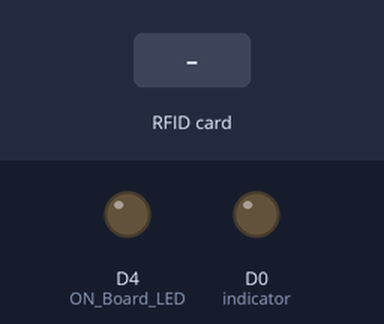
Bench run of a sketch on a simulated ESP8266 (NodeMCU). Shown: output pins drawn as LEDs (lit = HIGH). The inputs (shaded band) are chosen by the test bench. WiFi joins after 1.5 s; servers stay silent unless stated; uploads are accepted with an empty reply; what the sketch prints to the serial monitor is not drawn.

Above: at 0.0 s.
At 3.7 s:
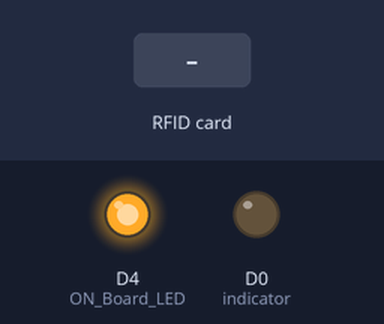
3.8 s: RFID card 5E 7A 19 C4 held to the reader
At 5.9 s:
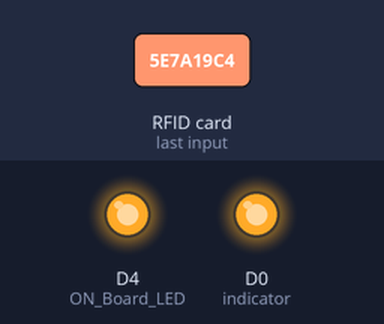
Timing chart, 0 to 7.7 s (numbered marks = the images above; inputs shaded):
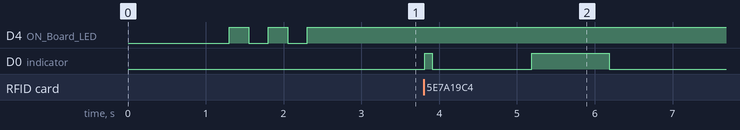

Measured:
- after the input at 3.8 s, D0 (indicator): LOW → HIGH at once, → LOW 0.10 s later, → HIGH 1.3 s later, → LOW 1.0 s later

The sketch:

book_tracker.ino
```cpp
#include <ESP8266WiFi.h>
#include <WiFiClientSecure.h>
#include <SPI.h>
#include <MFRC522.h>

// RFIDa

#define indicator D0
#define RST_PIN   D3     // Reset pin
#define SS_PIN    D8     // Slave Select pin

MFRC522 mfrc522(SS_PIN, RST_PIN);  // Create MFRC522 instance
String scannedUID = "";  // Variable to hold the scanned UID

// RFID END

#define ON_Board_LED 2  //--> Defining an On Board LED, used for indicators when the process of connecting to a wifi router

const char* ssid = "Bachelors Base"; //--> Your wifi name or SSID.
const char* password = "bananparina69"; //--> Your wifi password.


//----------------------------------------Host & httpsPort
const char* host = "script.google.com";
const int httpsPort = 443;
//----------------------------------------

WiFiClientSecure client; //--> Create a WiFiClientSecure object.

String GAS_ID = "AKfycbyWRutvqboMTeVSIZmYodkyy4Dx_HA3H56XzdF19sjkS2aepJYqT6o7Ox_9IiPsvpvk"; //--> spreadsheet script ID

void setup() {
  // Indicator
  pinMode(indicator, OUTPUT);

  // RFID
  Serial.begin(115200);
  SPI.begin();     // Initialize SPI bus
  mfrc522.PCD_Init();  // Initialize MFRC522
  Serial.println("MFRC522 initialized");


  // put your setup code here, to run once:
  Serial.begin(115200);
  delay(500);

  delay(500);

  WiFi.begin(ssid, password); //--> Connect to your WiFi router
  Serial.println("");

  pinMode(ON_Board_LED,OUTPUT); //--> On Board LED port Direction output
  digitalWrite(ON_Board_LED, HIGH); //--> Turn off Led On Board

  //----------------------------------------Wait for connection
  Serial.print("Connecting");
  while (WiFi.status() != WL_CONNECTED) {
    Serial.print(".");
    //----------------------------------------Make the On Board Flashing LED on the process of connecting to the wifi router.
    digitalWrite(ON_Board_LED, LOW);
    delay(250);
    digitalWrite(ON_Board_LED, HIGH);
    delay(250);
    //----------------------------------------
  }
  //----------------------------------------
  digitalWrite(ON_Board_LED, HIGH); //--> Turn off the On Board LED when it is connected to the wifi router.
  Serial.println("");
  Serial.print("Successfully connected to : ");
  Serial.println(ssid);
  Serial.print("IP address: ");
  Serial.println(WiFi.localIP());
  Serial.println();
  //----------------------------------------

  client.setInsecure();
}

void loop() {

  if (mfrc522.PICC_IsNewCardPresent() && mfrc522.PICC_ReadCardSerial()) {
    Serial.println("Card detected!");

    // blink 100ms
    digitalWrite(indicator, HIGH);
    delay(100);
    digitalWrite(indicator, LOW);


    Serial.print("UID Length: ");
    Serial.print(mfrc522.uid.size, DEC);
    Serial.println(" bytes");

    scannedUID = "";  // Clear the previous scanned UID
    for (byte i = 0; i < mfrc522.uid.size; i++) {
      scannedUID += mfrc522.uid.uidByte[i] < 0x10 ? "0" : "";
      scannedUID += String(mfrc522.uid.uidByte[i], HEX);
    }

    Serial.print("Scanned UID: ");
    Serial.println(scannedUID);

    sendData(scannedUID);

    mfrc522.PICC_HaltA();     // Halt PICC
    mfrc522.PCD_StopCrypto1(); // Stop encryption on PCD
  }
}

void sendData(String str) {
  Serial.println("==========");
  Serial.print("connecting to ");
  Serial.println(host);

  //----------------------------------------Connect to Google host
  if (!client.connect(host, httpsPort)) {
    Serial.println("connection failed");
    return;
  }
  //----------------------------------------

  String url = "/macros/s/" + GAS_ID + "/exec?shelf=1&row=1 &id=" + str;
  Serial.print("requesting URL: ");
  Serial.println(url);

  client.print(String("GET ") + url + " HTTP/1.1\r\n" +
         "Host: " + host + "\r\n" +
         "User-Agent: Mozilla/5.0 (Windows NT 10.0; Win64; x64; rv:109.0) Gecko/20100101 Firefox/113.0\r\n" +
         "Connection: close\r\n\r\n");

  Serial.println("request sent");
  //----------------------------------------

  //----------------------------------------Checking whether the data was sent successfully or not
  while (client.connected()) {
    String line = client.readStringUntil('\n');
    if (line == "\r") {
      Serial.println("headers received");
      break;
    }
  }
  String line = client.readStringUntil('\n');
  if (line.startsWith("Content-Type: text/html; charset=UTF-8")) {
    Serial.println("esp8266/Arduino CI successfull!");
  } else {
    Serial.println("esp8266/Arduino CI has failed");
  }
  Serial.print("reply was : ");
  Serial.println(line);
  Serial.println("closing connection");
  Serial.println("==========");
  Serial.println();
    // blink 1 sec
    digitalWrite(indicator, HIGH);
    delay(1000);
    digitalWrite(indicator, LOW);
  //----------------------------------------
}
```
